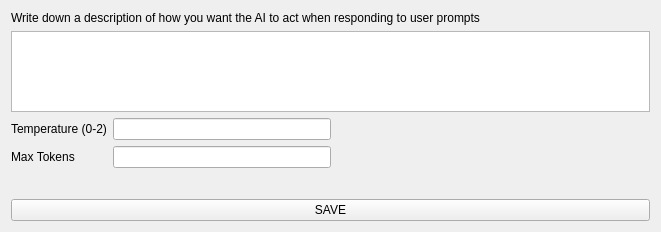
<?xml version="1.0" encoding="UTF-8"?>
<ui version="4.0">
 <class>WizardPage</class>
 <widget class="QWizardPage" name="WizardPage">
  <property name="geometry">
   <rect>
    <x>0</x>
    <y>0</y>
    <width>661</width>
    <height>232</height>
   </rect>
  </property>
  <property name="windowTitle">
   <string>Chat Wizard</string>
  </property>
  <layout class="QVBoxLayout" name="verticalLayout_2">
   <item>
    <widget class="QLabel" name="Instructions">
     <property name="text">
      <string>Write down a description of how you want the AI to act when responding to user prompts</string>
     </property>
     <property name="wordWrap">
      <bool>true</bool>
     </property>
    </widget>
   </item>
   <item>
    <layout class="QVBoxLayout" name="verticalLayout">
     <item>
      <widget class="QTextEdit" name="promptEdit"/>
     </item>
     <item>
      <layout class="QHBoxLayout" name="horizontalLayout_2">
       <item>
        <layout class="QFormLayout" name="formLayout">
         <item row="0" column="0">
          <widget class="QLabel" name="label">
           <property name="text">
            <string>Temperature (0-2)</string>
           </property>
          </widget>
         </item>
         <item row="0" column="1">
          <widget class="QLineEdit" name="tempEdit"/>
         </item>
         <item row="1" column="0">
          <widget class="QLabel" name="label_2">
           <property name="text">
            <string>Max Tokens</string>
           </property>
          </widget>
         </item>
         <item row="1" column="1">
          <widget class="QLineEdit" name="tokenEdit"/>
         </item>
        </layout>
       </item>
       <item>
        <spacer name="horizontalSpacer">
         <property name="orientation">
          <enum>Qt::Horizontal</enum>
         </property>
         <property name="sizeHint" stdset="0">
          <size>
           <width>148</width>
           <height>75</height>
          </size>
         </property>
        </spacer>
       </item>
      </layout>
     </item>
    </layout>
   </item>
   <item>
    <widget class="QPushButton" name="saveButton">
     <property name="text">
      <string>SAVE</string>
     </property>
    </widget>
   </item>
  </layout>
 </widget>
 <resources/>
 <connections/>
</ui>
